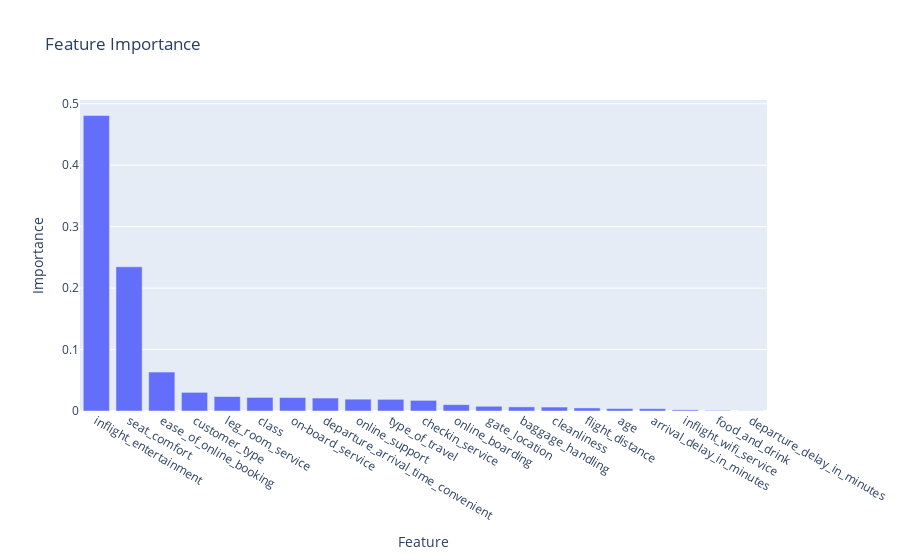
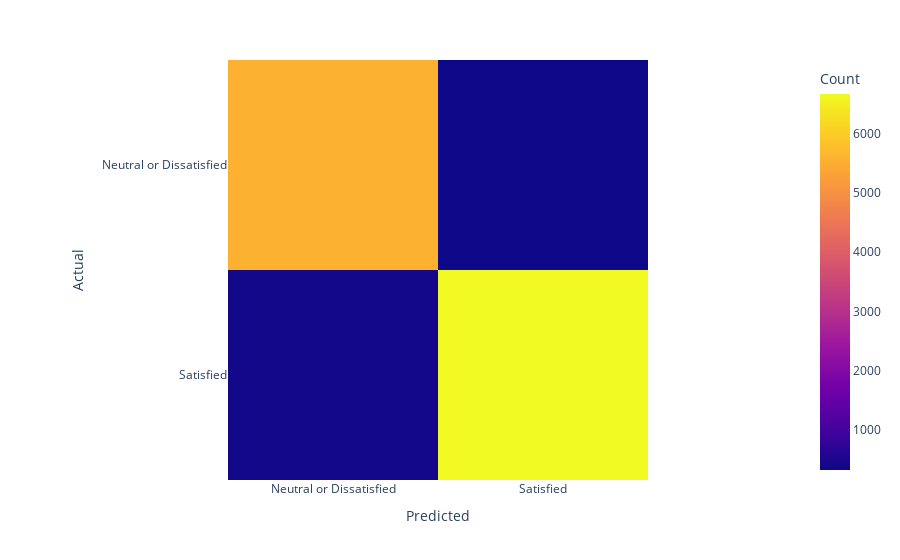
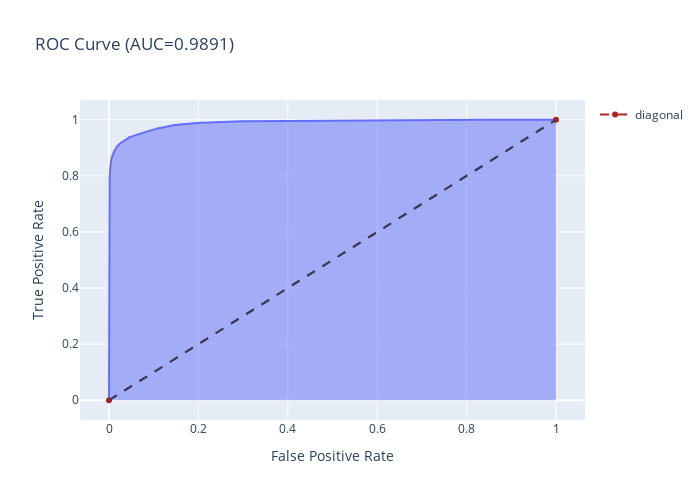

The notebook cell these images were saved under, in order:
### Code cell
from sklearn.metrics import roc_curve, auc

# Some post training visualizations
# Feature Importance
# Feature Importance
feature_importance = model.feature_importances_
sorted_idx = np.argsort(feature_importance)[::-1]

fig = px.bar(x=X.columns[sorted_idx], y=feature_importance[sorted_idx], labels={'x':'Feature', 'y':'Importance'}, title='Feature Importance')
fig.show()

# Confusion Matrix
fig = px.imshow(cm, labels=dict(x="Predicted", y="Actual", color="Count"), x=['Neutral or Dissatisfied', 'Satisfied'], y=['Neutral or Dissatisfied', 'Satisfied'])
fig.show()

# ROC Curve
y_pred_proba = model.predict_proba(X_test)[:,1]
fpr, tpr, _ = roc_curve(y_test, y_pred_proba)
roc_auc = auc(fpr, tpr)

fig = px.area(
    x=fpr, y=tpr,
    title=f'ROC Curve (AUC={roc_auc:.4f})',
    labels=dict(x='False Positive Rate', y='True Positive Rate'),
    width=700, height=500
)
fig.add_shape(
    type='line', line=dict(dash='dash'),
    x0=0, x1=1, y0=0, y1=1
)

fig.add_trace(go.Scatter(x=[0, 1], y=[0, 1], line=dict(color='firebrick', dash='dash'), name='diagonal'))
fig.show()

### Figure 1 — Plotly figure (JSON) as saved in the notebook; plotly's stock layout.template omitted (floating-point values rounded to 4 significant figures)
{"data": [{"alignmentgroup": "True", "hovertemplate": "Feature=%{x}<br>Importance=%{y}<extra></extra>", "legendgroup": "", "marker": {"color": "#636efa", "pattern": {"shape": ""}}, "name": "", "offsetgroup": "", "orientation": "v", "showlegend": false, "textposition": "auto", "type": "bar", "x": ["inflight_entertainment", "seat_comfort", "ease_of_online_booking", "customer_type", "leg_room_service", "class", "on-board_service", "departure_arrival_time_convenient", "online_support", "type_of_travel", "checkin_service", "online_boarding", "gate_location", "baggage_handling", "cleanliness", "flight_distance", "age", "arrival_delay_in_minutes", "inflight_wifi_service", "food_and_drink", "departure_delay_in_minutes"], "xaxis": "x", "y": [0.4808, 0.2346, 0.06333, 0.03032, 0.02357, 0.02211, 0.02194, 0.0211, 0.01923, 0.01897, 0.01728, 0.01035, 0.007694, 0.006707, 0.006413, 0.004967, 0.003895, 0.003766, 0.001843, 0.0008725, 0.0002171], "yaxis": "y"}], "layout": {"barmode": "relative", "legend": {"tracegroupgap": 0}, "title": {"text": "Feature Importance"}, "xaxis": {"anchor": "y", "domain": [0, 1], "title": {"text": "Feature"}}, "yaxis": {"anchor": "x", "domain": [0, 1], "title": {"text": "Importance"}}}}

### Figure 2 — Plotly figure (JSON) as saved in the notebook; plotly's stock layout.template omitted (floating-point values rounded to 4 significant figures)
{"data": [{"coloraxis": "coloraxis", "hovertemplate": "Predicted: %{x}<br>Actual: %{y}<br>Count: %{z}<extra></extra>", "name": "0", "type": "heatmap", "x": ["Neutral or Dissatisfied", "Satisfied"], "xaxis": "x", "y": ["Neutral or Dissatisfied", "Satisfied"], "yaxis": "y", "z": [[5557, 325], [402, 6665]]}], "layout": {"coloraxis": {"colorbar": {"title": {"text": "Count"}}, "colorscale": [[0, "#0d0887"], [0.1111, "#46039f"], [0.2222, "#7201a8"], [0.3333, "#9c179e"], [0.4444, "#bd3786"], [0.5556, "#d8576b"], [0.6667, "#ed7953"], [0.7778, "#fb9f3a"], [0.8889, "#fdca26"], [1, "#f0f921"]]}, "margin": {"t": 60}, "xaxis": {"anchor": "y", "constrain": "domain", "domain": [0, 1], "scaleanchor": "y", "title": {"text": "Predicted"}}, "yaxis": {"anchor": "x", "autorange": "reversed", "constrain": "domain", "domain": [0, 1], "title": {"text": "Actual"}}}}

### Figure 3 — Plotly figure (JSON) as saved in the notebook; plotly's stock layout.template omitted (floating-point values rounded to 4 significant figures; data arrays with more than 128 entries replaced by an {"elided": "..."} marker saying what was removed)
{"data": [{"fillpattern": {"shape": ""}, "hovertemplate": "False Positive Rate=%{x}<br>True Positive Rate=%{y}<extra></extra>", "legendgroup": "", "line": {"color": "#636efa"}, "marker": {"symbol": "circle"}, "mode": "lines", "name": "", "orientation": "v", "showlegend": false, "stackgroup": "1", "type": "scatter", "x": {"elided": "1024 float values"}, "xaxis": "x", "y": {"elided": "1024 float values"}, "yaxis": "y"}, {"line": {"color": "firebrick", "dash": "dash"}, "name": "diagonal", "type": "scatter", "x": [0, 1], "y": [0, 1]}], "layout": {"height": 500, "legend": {"tracegroupgap": 0}, "shapes": [{"line": {"dash": "dash"}, "type": "line", "x0": 0, "x1": 1, "y0": 0, "y1": 1}], "title": {"text": "ROC Curve (AUC=0.9891)"}, "width": 700, "xaxis": {"anchor": "y", "domain": [0, 1], "title": {"text": "False Positive Rate"}}, "yaxis": {"anchor": "x", "domain": [0, 1], "title": {"text": "True Positive Rate"}}}}
